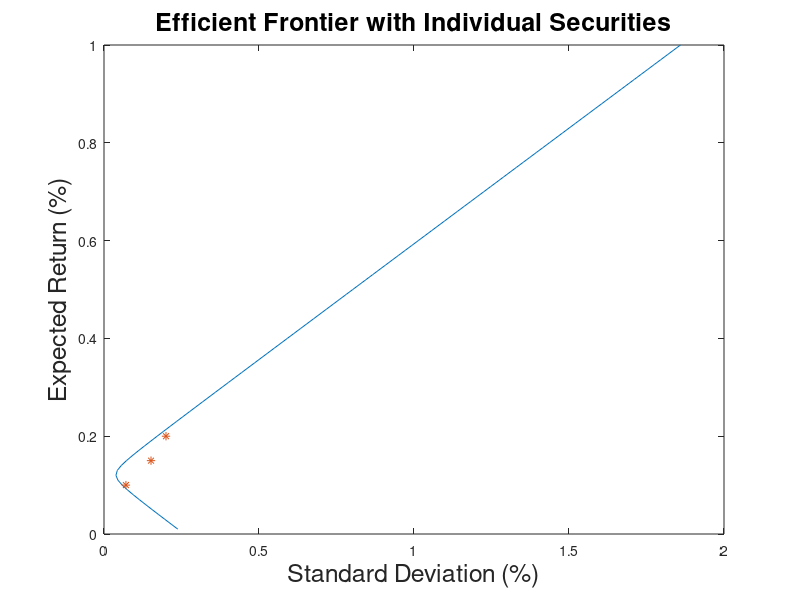

Write MATLAB code to recreate this figure.
% Mean Variance Optimizer
 
% S is matrix of security covariances
S = [0.005,-0.010,0.004;-0.010,0.040,-0.002;0.004,-0.002,0.023]
 
% Vector of security expected returns
zbar = [0.1;0.2;0.15]
 
% Unity vector..must have same length as zbar
unity = ones(length(zbar),1)
 
% Vector of security standard deviations
stdevs = sqrt(diag(S))
 
% Calculate Efficient Frontier
A = unity'*S^-1*unity
B = unity'*S^-1*zbar
C = zbar'*S^-1*zbar
D = A*C-B^2
 
% Efficient Frontier
mu = (1:100)/100;
 
% Plot Efficient Frontier
minvar = ((A*mu.^2)-2*B*mu+C)/D;
minstd = sqrt(minvar);
 
plot(minstd,mu,stdevs,zbar,'*')
title('Efficient Frontier with Individual Securities','fontsize',18)
ylabel('Expected Return (%)','fontsize',18)
xlabel('Standard Deviation (%)','fontsize',18)